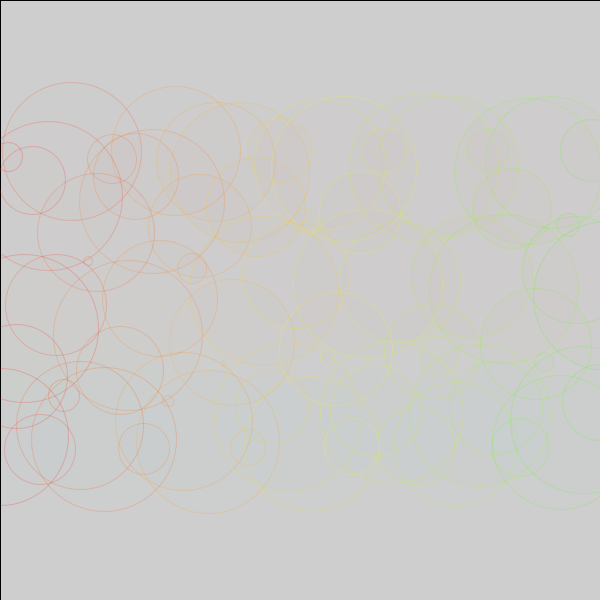
Frame 1 (no input)
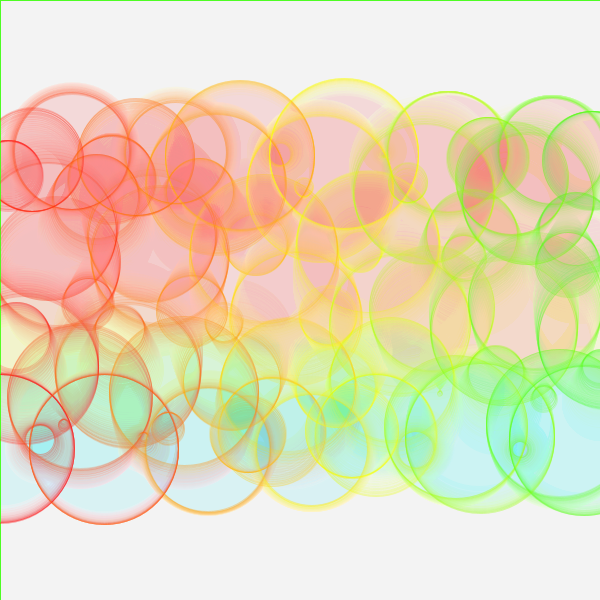
Frame 60 (the mouse pressed at the canvas centre just before this capture)
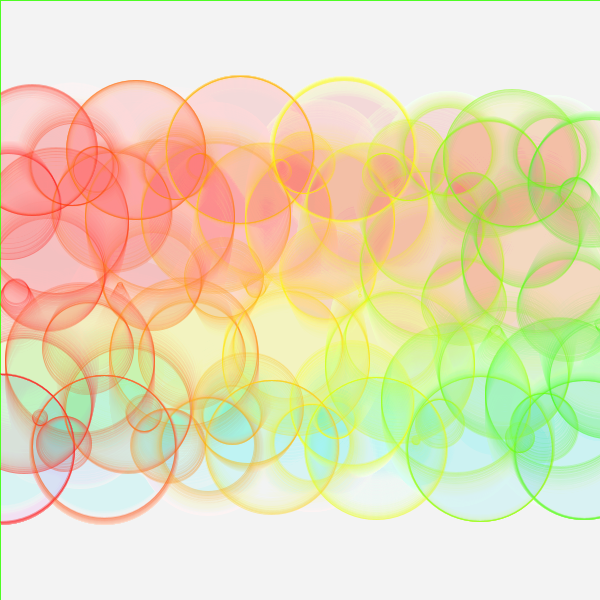
Frame 120 (the mouse held since frame 60 and released just before this capture)

The Processing sketch that drew these frames (run headless with seeded random() and noise(); from frame 60 on, the mouse is pressed at the canvas centre):

// Processing sketch: processing_1292
// ── processing_1292.pde


 
int xspacing =8;   // How far apart should each horizontal location be spaced
int yspacing=8;
int w;              // Width of entire wave

float theta = 90.0f;       // Start angle at 0
float amplitude = 150.0f;  // Height of wave
float period = 1000.0f;    // How many pixels before the wave repeats
float dx;                 // Value for incrementing X, to be calculated as a function of period and xspacing
float[] yvalues;          // Using an array to store height values for the wave (not entirely necessary)
float[] xvalues;
float dy;


void setup() {
  size(600,600);
  frameRate(30);
  colorMode(HSB);
  smooth();
  w = width+20;
  dx = (TWO_PI / period) * xspacing;
  dy = ((TWO_PI / period) * yspacing);
  yvalues = new float[w/xspacing];
  xvalues= new float[w/yspacing];
  println(yvalues.length); 
  println(xvalues.length); 
  

}

void draw() {
  //background(0);
  fill(255,10);
  rect(0,0,width,height);
  calcWave();
  renderWave();


}

void calcWave() {
  // Increment theta (try different values for 'angular velocity' here
  theta += 0.005;

  // For every x value, calculate a y value with sine function
  float x = theta;
  float y = theta;
  
  
  for (int i = 0; i < yvalues.length; i++) {
    for (int l=0; l< xvalues.length; l++){
    yvalues[i] = cos(x)*amplitude;
    xvalues[l]= cos(y)*amplitude;
    x+=dx;
    y+=dy;
    }
  }
}

void renderWave() {
  // A simple way to draw the wave with an ellipse at each location
  
  

  for (int x = 0; x < yvalues.length; x++) {

    stroke( x, 255, 255, 50 ); 
    fill( yvalues[x], 255, 255, 1 ); 
    strokeWeight(1);   // Default
    ellipseMode(CENTER);
    ellipse(x*xspacing,width/2+yvalues[x],yvalues[(x*3)%77],yvalues[(x*3)%77]);
    }
  
}
